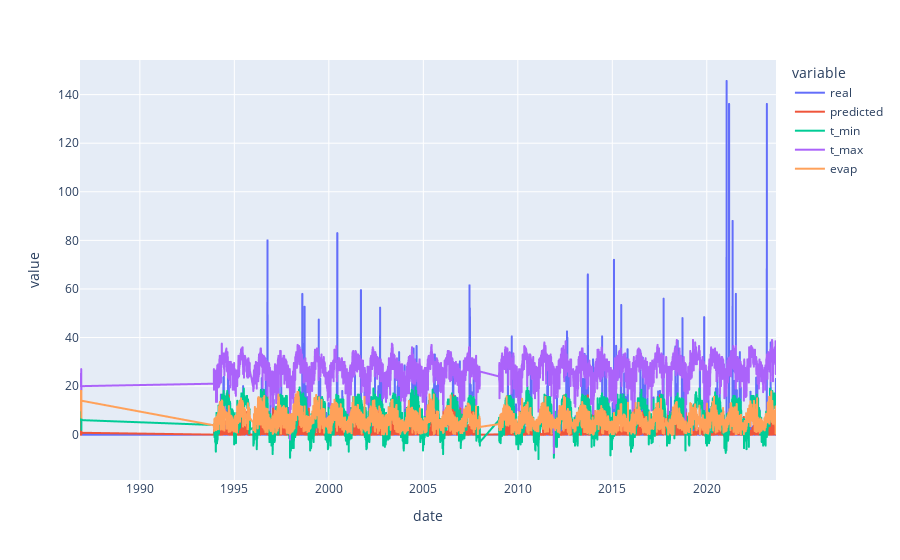

Notebook source saved alongside this figure:
### Code cell
px.line(compare_data)

### Figure 1 — Plotly figure (JSON) as saved in the notebook; plotly's stock layout.template omitted (floating-point values rounded to 4 significant figures; data arrays with more than 128 entries replaced by an {"elided": "..."} marker saying what was removed)
{"data": [{"hovertemplate": "variable=real<br>date=%{x}<br>value=%{y}<extra></extra>", "legendgroup": "real", "line": {"color": "#636efa", "dash": "solid"}, "marker": {"symbol": "circle"}, "mode": "lines", "name": "real", "showlegend": true, "type": "scattergl", "x": {"elided": "10080 str values"}, "xaxis": "x", "y": {"elided": "10080 float values"}, "yaxis": "y"}, {"hovertemplate": "variable=predicted<br>date=%{x}<br>value=%{y}<extra></extra>", "legendgroup": "predicted", "line": {"color": "#EF553B", "dash": "solid"}, "marker": {"symbol": "circle"}, "mode": "lines", "name": "predicted", "showlegend": true, "type": "scattergl", "x": {"elided": "10080 str values"}, "xaxis": "x", "y": {"elided": "10080 float values"}, "yaxis": "y"}, {"hovertemplate": "variable=t_min<br>date=%{x}<br>value=%{y}<extra></extra>", "legendgroup": "t_min", "line": {"color": "#00cc96", "dash": "solid"}, "marker": {"symbol": "circle"}, "mode": "lines", "name": "t_min", "showlegend": true, "type": "scattergl", "x": {"elided": "10080 str values"}, "xaxis": "x", "y": {"elided": "10080 float values"}, "yaxis": "y"}, {"hovertemplate": "variable=t_max<br>date=%{x}<br>value=%{y}<extra></extra>", "legendgroup": "t_max", "line": {"color": "#ab63fa", "dash": "solid"}, "marker": {"symbol": "circle"}, "mode": "lines", "name": "t_max", "showlegend": true, "type": "scattergl", "x": {"elided": "10080 str values"}, "xaxis": "x", "y": {"elided": "10080 float values"}, "yaxis": "y"}, {"hovertemplate": "variable=evap<br>date=%{x}<br>value=%{y}<extra></extra>", "legendgroup": "evap", "line": {"color": "#FFA15A", "dash": "solid"}, "marker": {"symbol": "circle"}, "mode": "lines", "name": "evap", "showlegend": true, "type": "scattergl", "x": {"elided": "10080 str values"}, "xaxis": "x", "y": {"elided": "10080 float values"}, "yaxis": "y"}], "layout": {"legend": {"title": {"text": "variable"}, "tracegroupgap": 0}, "margin": {"t": 60}, "xaxis": {"anchor": "y", "domain": [0, 1], "title": {"text": "date"}}, "yaxis": {"anchor": "x", "domain": [0, 1], "title": {"text": "value"}}}}
